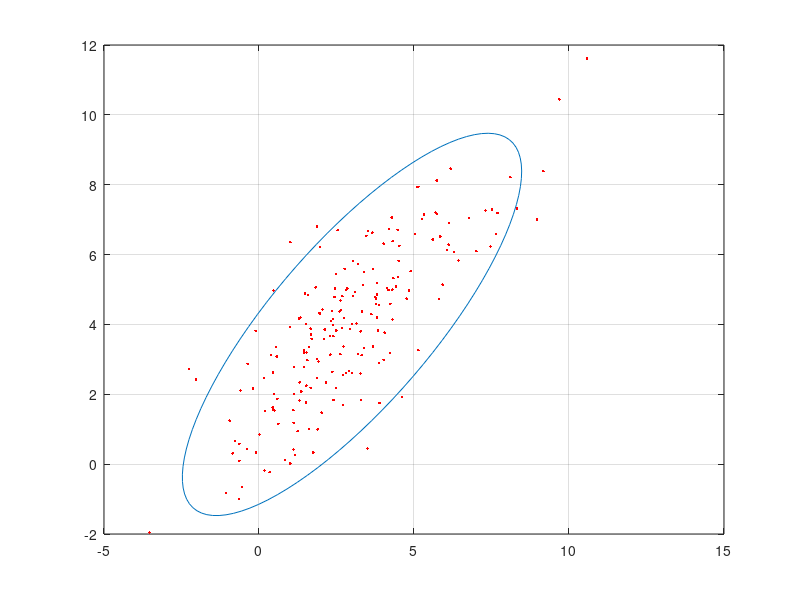
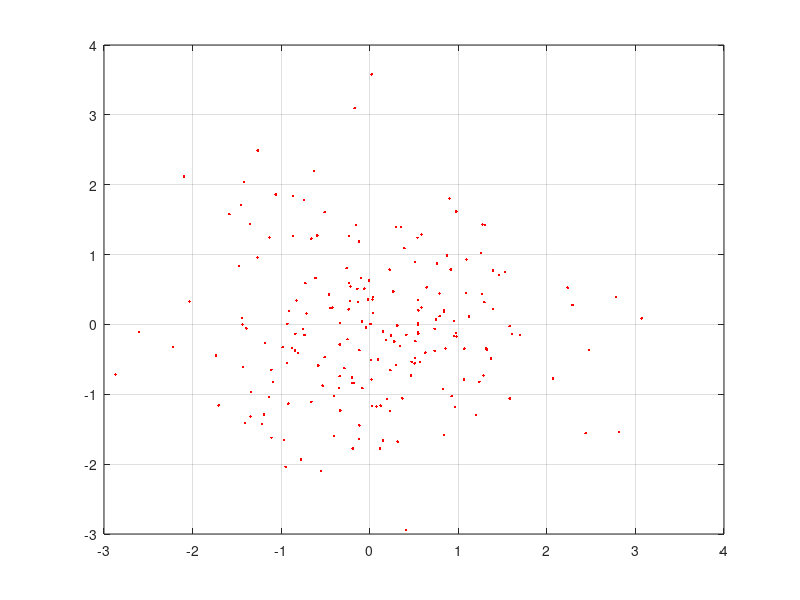

Write MATLAB code to recreate these figures, in order.
clear;
%% Podpunkt 1)
m_X = [3 4]';
E_X = [5 4; 4 5];

[eigenvec, eigenval] = eig(E_X);

% Get the index of the largest eigenvector
[largest_eigenvec_ind_c, r] = find(eigenval == max(max(eigenval)));
largest_eigenvec = eigenvec(:, largest_eigenvec_ind_c);

% Get the largest eigenvalue
largest_eigenval = max(max(eigenval));

% Get the smallest eigenvector and eigenvalue
if(largest_eigenvec_ind_c == 1)
    smallest_eigenval = max(eigenval(:,2));
    smallest_eigenvec = eigenvec(:,2);
else
    smallest_eigenval = max(eigenval(:,1));
    smallest_eigenvec = eigenvec(1,:);
end

% Calculate the angle between the x-axis and the largest eigenvector
angle = atan2(largest_eigenvec(2), largest_eigenvec(1));

% This angle is between -pi and pi.
% Let's shift it such that the angle is between 0 and 2pi
if(angle < 0)
    angle = angle + 2*pi;
end

% Get the coordinates of the data mean
avg = m_X;

% Get the 95% confidence interval error ellipse
chisquare_val = 2.4477;
theta_grid = linspace(0,2*pi);
phi = angle;
X0=avg(1);
Y0=avg(2);
a=chisquare_val*sqrt(largest_eigenval);
b=chisquare_val*sqrt(smallest_eigenval);

% the ellipse in x and y coordinates 
ellipse_x_r  = a*cos( theta_grid );
ellipse_y_r  = b*sin( theta_grid );

%Define a rotation matrix
R = [ cos(phi) sin(phi); -sin(phi) cos(phi) ];

%let's rotate the ellipse to some angle phi
r_ellipse = [ellipse_x_r;ellipse_y_r]' * R;

% Draw the error ellipse
plot(r_ellipse(:,1) + X0,r_ellipse(:,2) + Y0,'-')
hold on;
grid on;

%Calculating correlation coefficient
S_X = sqrt(E_X(1,1)); %odchylenia standardowe
S_Y = sqrt(E_X(2,2));
S_XY = E_X(1,2);      %kowariancja
corr_coef = S_XY/(S_X*S_Y);
display(corr_coef);

%% Podpunkt 2)
Z = randn(2,1);
Y = eigenvec*sqrtm(eigenval)*Z;
%to i tak na kartce trzeba chyba

%% Podpunkt 3)

X = randn(2,200);
figure(2)
plot(X(1,:),X(2,:),'.r');
grid on;

X = eigenvec*sqrtm(eigenval)*X;
X(1,:) = X(1,:) + m_X(1);
X(2,:) = X(2,:) + m_X(2);
figure(1)
plot(X(1,:),X(2,:),'.r');

